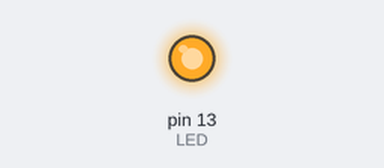
The sketch below on a simulated Arduino Uno, built with avr-gcc and run on an emulated ATmega328P. Shown: output pins drawn as LEDs (lit = HIGH).

Above: at 0.05 s.
Timing chart, 0 to 6.5 s (numbered marks = the images above):
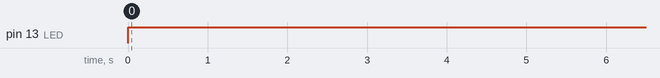

The sketch:

Turn-on-off-LED.ino
```cpp
// create constant LED with the value 13
// constants are in uppercase
#define LED 13
//define variable val with the value HIGH (is 1 so 5V)
boolean val = HIGH;

//Turn on a LED on pin 13
void setup () {
	pinMode(LED, OUTPUT);

}

void loop (){
 // pin your main code here, to run repeatedly
// turn on the LED on HIGH
	digitalWrite(LED, val);
// stop for 1 second
	delay(10000);
// turn off the LED on LOW (is 0 so 0V)
	digitalWrite(LED, LOW);
}
```

Measured:
- by itself, pin 13 (LED): LOW → HIGH at 0.00 s
